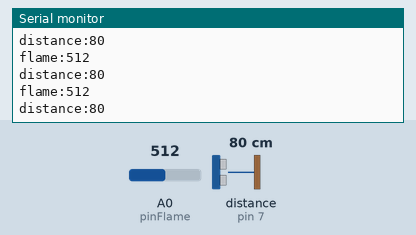
This sketch was run on a simulated Arduino Uno, built with avr-gcc and run on an emulated ATmega328P. On the bench: the last lines printed to the serial monitor. Wiring (inferred from the names in the program): ultrasonic range finder: trigger pin 8; echo pin 7. Inputs (shaded band) come from the test bench; at power-on: A0 (pinFlame) = 512, distance to the obstacle (sensor on pin 7) 80 cm. The echo pulse lasts 58.3 µs per cm.

Above: at 7.2 s.
7.3 s: A0 (pinFlame) set to 985
At 7.9 s:
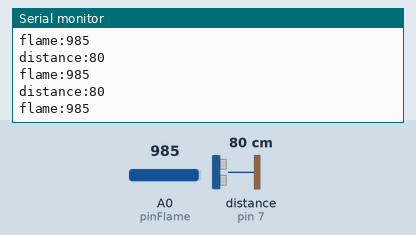
8.8 s: A0 (pinFlame) set to 1009
At 9.7 s:
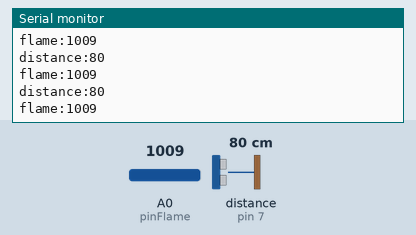
10.3 s: A0 (pinFlame) set to 11
At 10.9 s:
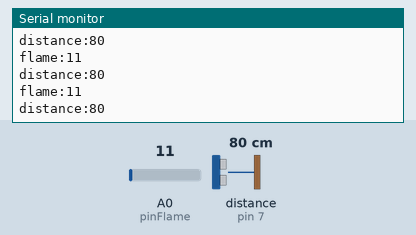
11.8 s: A0 (pinFlame) set to 8
At 12.3 s:
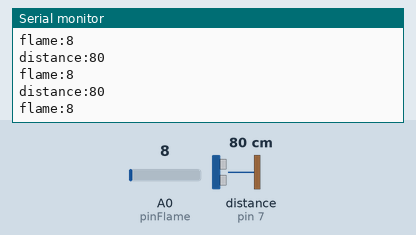
Timing chart, 0 to 14.3 s (numbered marks = the images above; inputs shaded):
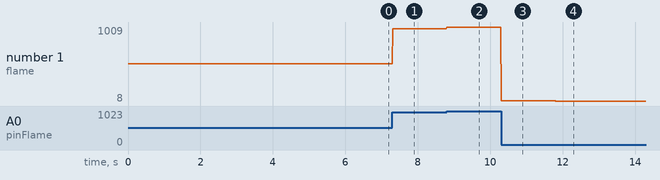

The sketch:

lid.ino
```cpp
#define pinUltrasoundTrig 8
#define pinUltrasoundEcho 7
#define pinFlame A0

long duration, distance;

void setup() {
  Serial.begin(57600);
  pinMode(pinUltrasoundTrig, OUTPUT);
  pinMode(pinUltrasoundEcho, INPUT);

  delay(5);
}

void loop() {
  // Trigger the ultrasound sensor
  digitalWrite(pinUltrasoundTrig, LOW);
  delayMicroseconds(2);
  digitalWrite(pinUltrasoundTrig, HIGH);
  delayMicroseconds(10);
  digitalWrite(pinUltrasoundTrig, LOW);

  // Wait for signal from sensor
  duration = pulseIn(pinUltrasoundEcho, HIGH, 100000);

  // Calculate distance in centimeters
  // The speed of sound is in cm/us at 25 C
  float speedOfSound = 0.0346;
  distance = duration * speedOfSound / 2;

  Serial.print("distance:");
  Serial.println(distance);


  int flameReading = analogRead(pinFlame);
  Serial.print("flame:");
  Serial.println(flameReading);

  delay(10);
}
```

Measured:
- the behaviour switches between 10 and 9 on A0 (pinFlame) (found by bisection; images 3 and 4)
- after the input at 7.3 s, the serial monitor: prints a new line at once (image 1)
- after the input at 8.8 s, the serial monitor: prints a new line at once (image 2)
- after the input at 10.3 s, the serial monitor: prints a new line at once (image 3)
- after the input at 11.8 s, the serial monitor: prints a new line at once (image 4)
- plotted number 1: 512 → 985 after the input at 7.3 s, 985 → 1009 after the input at 8.8 s, 1009 → 11 after the input at 10.3 s, 11 → 8 after the input at 11.8 s
